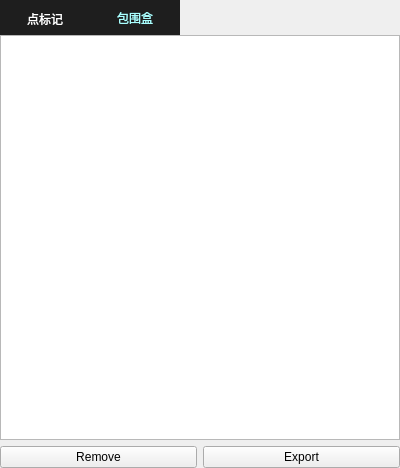
<?xml version="1.0" encoding="UTF-8"?>
<ui version="4.0">
 <class>LabelListComponent</class>
 <widget class="QWidget" name="LabelListComponent">
  <property name="geometry">
   <rect>
    <x>0</x>
    <y>0</y>
    <width>400</width>
    <height>468</height>
   </rect>
  </property>
  <property name="windowTitle">
   <string>Form</string>
  </property>
  <property name="styleSheet">
   <string notr="true">QHeaderView::section{ background-color:rgb(30, 30, 30) }

QTabBar:tab {
	background-color:rgb(30, 30, 30);
	color: rgb(255, 255, 255);
  	width: 90px;
    height: 35px
}
QTabWidget#tabWidget:pane {
    border-width: 0;
}
QTabBar:tab:selected {

    color: rgb(170, 255, 255)
}
</string>
  </property>
  <layout class="QVBoxLayout" name="verticalLayout_3">
   <property name="leftMargin">
    <number>0</number>
   </property>
   <property name="topMargin">
    <number>0</number>
   </property>
   <property name="rightMargin">
    <number>0</number>
   </property>
   <property name="bottomMargin">
    <number>0</number>
   </property>
   <item>
    <widget class="QTabWidget" name="tabWidget">
     <property name="currentIndex">
      <number>1</number>
     </property>
     <property name="tabBarAutoHide">
      <bool>false</bool>
     </property>
     <widget class="QWidget" name="tab">
      <attribute name="title">
       <string>点标记</string>
      </attribute>
      <layout class="QVBoxLayout" name="verticalLayout_2">
       <property name="spacing">
        <number>6</number>
       </property>
       <property name="leftMargin">
        <number>0</number>
       </property>
       <property name="topMargin">
        <number>0</number>
       </property>
       <property name="rightMargin">
        <number>0</number>
       </property>
       <property name="bottomMargin">
        <number>0</number>
       </property>
       <item>
        <widget class="QTreeView" name="treeView"/>
       </item>
       <item>
        <layout class="QHBoxLayout" name="horizontalLayout">
         <item>
          <widget class="QPushButton" name="removeButton">
           <property name="text">
            <string>Remove</string>
           </property>
          </widget>
         </item>
         <item>
          <widget class="QPushButton" name="exportBtn">
           <property name="text">
            <string>Export</string>
           </property>
          </widget>
         </item>
        </layout>
       </item>
      </layout>
     </widget>
     <widget class="QWidget" name="tab_2">
      <attribute name="title">
       <string>包围盒</string>
      </attribute>
      <layout class="QVBoxLayout" name="verticalLayout">
       <property name="spacing">
        <number>6</number>
       </property>
       <property name="leftMargin">
        <number>0</number>
       </property>
       <property name="topMargin">
        <number>0</number>
       </property>
       <property name="rightMargin">
        <number>0</number>
       </property>
       <property name="bottomMargin">
        <number>0</number>
       </property>
       <item>
        <widget class="QTreeView" name="treeView_2"/>
       </item>
       <item>
        <layout class="QHBoxLayout" name="horizontalLayout_4">
         <item>
          <widget class="QPushButton" name="removeBoxBtn">
           <property name="text">
            <string>Remove</string>
           </property>
          </widget>
         </item>
         <item>
          <widget class="QPushButton" name="exportBoxBtn">
           <property name="text">
            <string>Export</string>
           </property>
          </widget>
         </item>
        </layout>
       </item>
      </layout>
     </widget>
    </widget>
   </item>
  </layout>
 </widget>
 <resources/>
 <connections/>
</ui>
